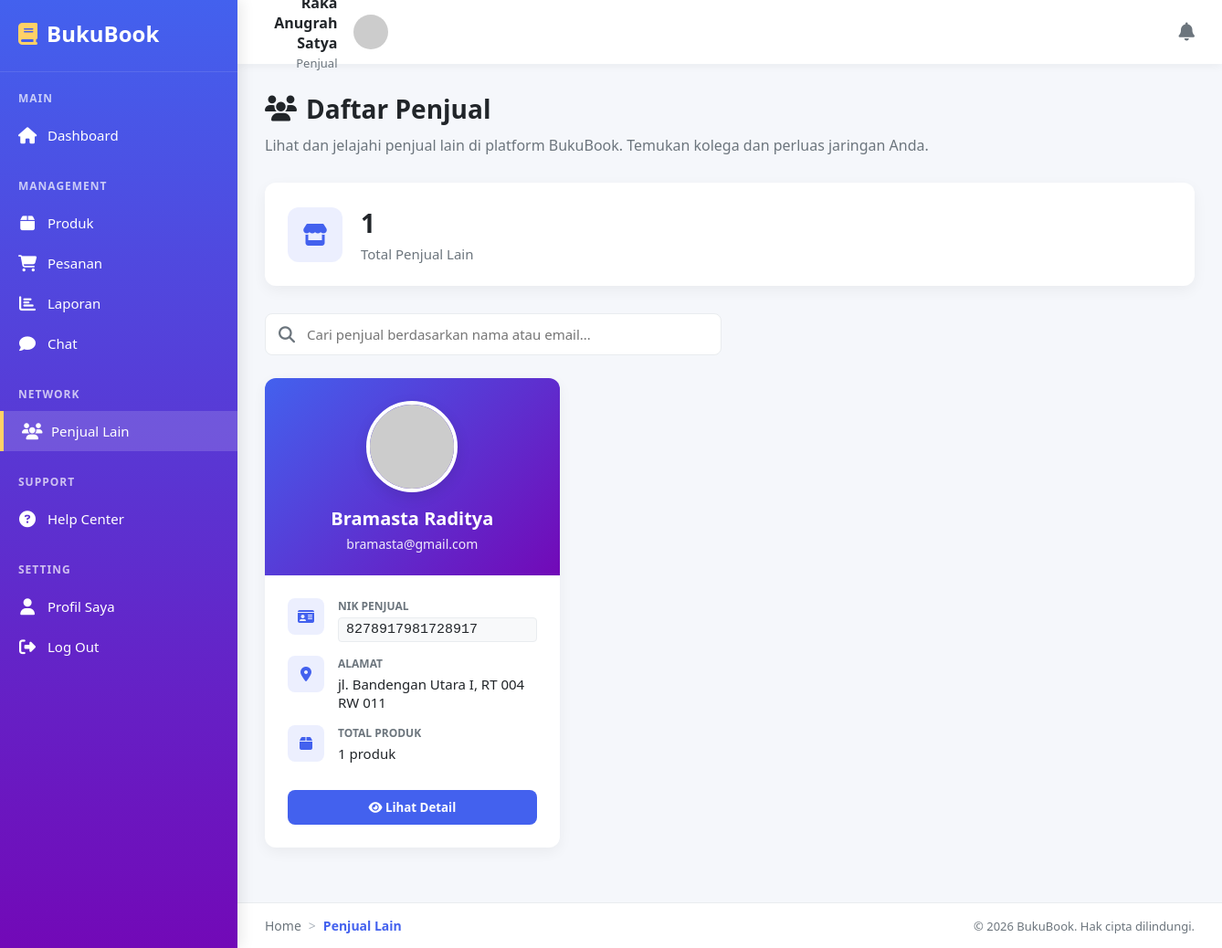
The page /Publik/Penjual/penjual_lain.php (signed in) on the database its author committed.
### tables this page shows
CREATE TABLE `penjual` (
  `nik_penjual` varchar(100) NOT NULL,
  `nama_penjual` varchar(100) NOT NULL,
  `email_penjual` varchar(100) NOT NULL,
  `password` varchar(100) NOT NULL,
  `alamat_penjual` varchar(100) NOT NULL,
  `no_rekening` varchar(100) DEFAULT NULL,
  `debit` varchar(100) DEFAULT NULL,
  `foto` varchar(100) DEFAULT NULL,
  `status` enum('Online','Offline') DEFAULT NULL,
  `created_at` date DEFAULT NULL
);

### Publik/Penjual/penjual_lain.php (the view, shortened to what this page needs)
<?php
include "../../Src/config.php";
$email_penjual = $_SESSION['email_penjual'];
$data_penjual = $conn->query("SELECT * FROM penjual WHERE email_penjual = '$email_penjual'")->fetch_assoc();
$penjual_list = $conn->query("SELECT * FROM penjual WHERE email_penjual != '$email_penjual' ORDER BY nama_penjual");
$total_penjual_lain = $penjual_list->num_rows;
?>
<!DOCTYPE html>
<html lang="id">
<head>
    <link rel="stylesheet" href="https://cdnjs.cloudflare.com/ajax/libs/font-awesome/6.4.0/css/all.min.css">
</head>
<body>
    <nav class="sidebar">
        <div class="logo-container">
            <div class="logo">
                <i class="fas fa-book"></i>
                <span>BukuBook</span>
            </div>
        </div>
        <div class="nav-section">
            <div class="section-title">MAIN</div>
            <ul class="nav-links">
                <li>
                    <a href="beranda.php" class="nav-item">
                        <i class="fas fa-home"></i>
                        <span class="nav-text">Dashboard</span>
                    </a>
                </li>
            </ul>
        </div>
        <div class="nav-section">
            <div class="section-title">MANAGEMENT</div>
            <ul class="nav-links">
                <li>
                    <a href="produk.php" class="nav-item">
                        <i class="fas fa-box"></i>
                        <span class="nav-text">Produk</span>
                    </a>
                </li>
                <li>
                <a href="pesanan.php" class="nav-item order-nav">
                        <i class="fas fa-shopping-cart"></i>
                        <span class="nav-text">Pesanan</span>
                    </a>
                </li>
                <li>
                    <a href="laporan.php" class="nav-item">
                        <i class="fas fa-chart-bar"></i>
                        <span class="nav-text">Laporan</span>
                    </a>
                </li>
                <li>
                <a href="room_chat_penjual.php" class="nav-item">
                    <i class="fas fa-comment"></i>
                    <span class="nav-text">Chat</span>
                </a>
                </li>
            </ul>
        </div>
        <div class="nav-section">
            <div class="section-title">NETWORK</div>
            <ul class="nav-links">
                <li>
                    <a href="penjual_lain.php" class="nav-item active">
                        <i class="fas fa-users"></i>
                        <span class="nav-text">Penjual Lain</span>
                    </a>
                </li>
            </ul>
        </div>
        <div class="nav-section">
            <div class="section-title">SUPPORT</div>
            <ul class="nav-links">
                <li>
                    <a href="help_center.php" class="nav-item">
                        <i class="fas fa-question-circle"></i>
                        <span class="nav-text">Help Center</span>
                    </a>
                </li>
            </ul>
        </div>
        <div class="nav-section">
            <div class="section-title">SETTING</div>
            <ul class="nav-links">
                <li>
                    <a href="../../Src/profile.php" class="nav-item">
                        <i class="fas fa-user"></i>
                        <span class="nav-text">Profil Saya</span>
                    </a>
                </li>
                <li>
                    <a href="../../Src/logout.php" class="nav-item logout-link" onclick="return confirm('Apakah Anda yakin ingin keluar?')">
                        <i class="fas fa-sign-out-alt"></i>
                        <span class="nav-text">Log Out</span>
                    </a>
                </li>
            </ul>
        </div>
    </nav>
    <div class="main-content">
        <header class="topbar">
            <div class="user-info">
                <div class="user-details">
                    <div class="user-name"><?php echo htmlspecialchars($data_penjual['nama_penjual']); ?></div>
                    <div class="user-role">Penjual</div>
                </div>
                <?php
                $foto = isset($data_penjual['foto']) ? $data_penjual['foto'] : null;
                $src = $foto ? "../../Src/uploads/$foto" : "https://ui-avatars.com/api/?name=" . urlencode($data_penjual['nama_penjual']) . "&background=4361ee&color=fff&size=120";
                ?>
                <img src="<?php echo $src; ?>"
                     alt="Profile"
                     class="user-avatar"
                     onclick="window.location.href='../../Src/profile.php'">
            </div>
            <div class="topbar-actions">
            <div class="notification-bell" onclick="window.location.href='pesanan.php'" title="Notifikasi Baru">
                <i class="fas fa-bell"></i>
            </div>
        </div>
        </header>
        <main class="content">
            <h1 class="page-title">
                <i class="fas fa-users"></i>Daftar Penjual
            </h1>
            <p class="welcome-message">
                Lihat dan jelajahi penjual lain di platform BukuBook. Temukan kolega dan perluas jaringan Anda.
            </p>
            <div class="stats-card">
                <div class="stats-icon">
                    <i class="fas fa-store"></i>
                </div>
                <div class="stats-content">
                    <h3><?php echo $total_penjual_lain; ?></h3>
                    <p>Total Penjual Lain</p>
                </div>
            </div>
            <div class="search-container">
                <div class="search-box">
                    <i class="fas fa-search"></i>
                    <input type="text" id="searchInput" placeholder="Cari penjual berdasarkan nama atau email...">
                </div>
            </div>
            <div class="penjual-grid" id="penjualGrid">
                <?php if ($penjual_list->num_rows > 0): ?>
                    <?php while ($penjual = $penjual_list->fetch_assoc()): ?>
                        <?php
                        $foto_penjual = isset($penjual['foto']) ? $penjual['foto'] : null;
                        $src_foto = $foto_penjual ? "../../Src/uploads/$foto_penjual" : "https://ui-avatars.com/api/?name=" . urlencode($penjual['nama_penjual']) . "&background=4361ee&color=fff&size=120";
                        $produk_count = $conn->query("SELECT COUNT(*) as total FROM produk_buku WHERE email_penjual = '{$penjual['email_penjual']}'")->fetch_assoc()['total'];
                        ?>
                        <div class="penjual-card" data-nama="<?php echo htmlspecialchars(strtolower($penjual['nama_penjual'])); ?>" data-email="<?php echo htmlspecialchars(strtolower($penjual['email_penjual'])); ?>">
                            <div class="penjual-header">
                                <img src="<?php echo $src_foto; ?>" alt="<?php echo htmlspecialchars($penjual['nama_penjual']); ?>" class="penjual-avatar">
                                <h3 class="penjual-name"><?php echo htmlspecialchars($penjual['nama_penjual']); ?></h3>
                                <p class="penjual-email"><?php echo htmlspecialchars($penjual['email_penjual']); ?></p>
                            </div>
                            <div class="penjual-body">
                                <div class="info-item">
                                    <div class="info-icon">
                                        <i class="fas fa-id-card"></i>
                                    </div>
                                    <div class="info-content">
                                        <div class="info-label">NIK Penjual</div>
                                        <div class="info-value nik"><?php echo htmlspecialchars($penjual['nik_penjual']); ?></div>
                                    </div>
                                </div>
                                <div class="info-item">
                                    <div class="info-icon">
                                        <i class="fas fa-map-marker-alt"></i>
                                    </div>
                                    <div class="info-content">
                                        <div class="info-label">Alamat</div>
                                        <div class="info-value"><?php echo htmlspecialchars($penjual['alamat_penjual']); ?></div>
                                    </div>
                                </div>
                                <div class="info-item">
                                    <div class="info-icon">
                                        <i class="fas fa-box"></i>
                                    </div>
                                    <div class="info-content">
                                        <div class="info-label">Total Produk</div>
                                        <div class="info-value"><?php echo $produk_count; ?> produk</div>
                                    </div>
                                </div>
                                <button class="btn-view-detail" style="
                                    width: 100%;
                                    padding: 10px;
                                    background-color: var(--primary);
                                    color: white;
                                    border: none;
                                    border-radius: 8px;
                                    font-weight: 600;
                                    cursor: pointer;
                                    transition: background-color 0.3s;
                                    margin-top: 15px;
                                " onclick="showPenjualDetail(
                                    '<?php echo addslashes($penjual['nama_penjual']); ?>',
                                    '<?php echo addslashes($penjual['email_penjual']); ?>',
                                    '<?php echo addslashes($penjual['nik_penjual']); ?>',
                                    '<?php echo addslashes($penjual['alamat_penjual']); ?>',
                                    '<?php echo addslashes($src_foto); ?>',
                                    <?php echo $produk_count; ?>
                                )">
                                    <i class="fas fa-eye"></i> Lihat Detail
                                </button>
                            </div>
                        </div>
                    <?php endwhile; ?>
                <?php endif; ?>
            </div>
        </main>
        <footer class="bottombar">
            <div class="breadcrumb">
                <a href="beranda.php" class="breadcrumb-item">Home</a>
                <span class="breadcrumb-separator">></span>
                <span class="breadcrumb-item active">Penjual Lain</span>
            </div>
            <div class="copyright">
                &copy; <?php echo date('Y'); ?> BukuBook. Hak cipta dilindungi.
            </div>
        </footer>
    </div>
</body>
</html>

### rows shown on the page
penjual: nama_penjual "Bramasta Raditya", email_penjual "bramasta@gmail.com", nik_penjual "8278917981728917", alamat_penjual "jl. Bandengan Utara I, RT 004 RW 011", produk_count "1"

### other values the page prints
$total_penjual_lain "1"
